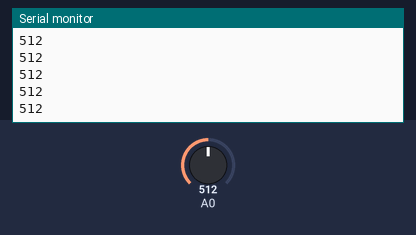
A sketch run on a simulated Arduino Uno, built with avr-gcc and run on an emulated ATmega328P. Parts: the last lines printed to the serial monitor. The test bench sets the inputs (shaded band); at power-on: A0 = 512.

Above: at 1.2 s.
1.3 s: A0 set to 556
At 1.31 s:
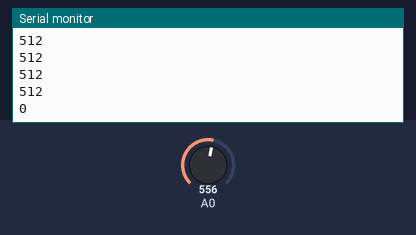
2.8 s: A0 set to 573
At 2.81 s:
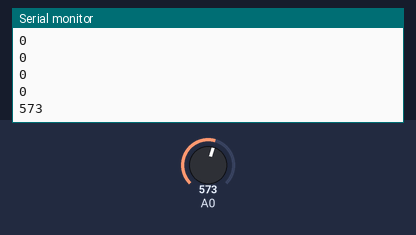
Timing chart, 0 to 5.8 s (numbered marks = the images above; inputs shaded):
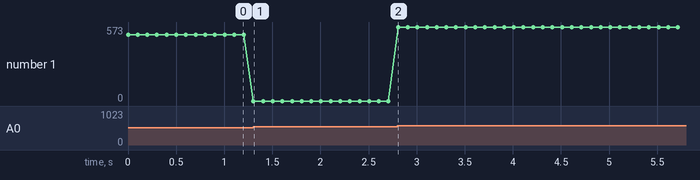

The sketch:

sketch_jul01a.ino
```cpp
void setup()
{
  Serial.begin(9600); // open serial port, set the baud rate to 9600 bps
}
void loop()
{
      int val;
      val=analogRead(0);   //connect mic sensor to Analog 0
      if (val <= 563 && val >=546 )
      val = 0;
      Serial.println(val,DEC);//print the sound value to serial
      delay(100);
}
```

Measured:
- after the input at 1.3 s, the serial monitor: prints a new line at once (image 1)
- after the input at 2.8 s, the serial monitor: prints a new line at once (image 2)
- plotted number 1: 512 → 0 after the input at 1.3 s, 0 → 573 after the input at 2.8 s
